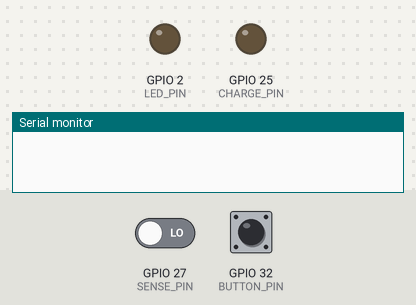
Bench run of a program on a simulated ESP32. Shown: output pins drawn as LEDs (lit = HIGH), the last lines printed to the serial monitor. The inputs (shaded band) are chosen by the test bench; at power-on: GPIO 32 (BUTTON_PIN) HIGH, GPIO 27 (SENSE_PIN) LOW.

Above: at 1.2 s.
1.3 s: GPIO 32 (BUTTON_PIN) pulled LOW for 0.15 s
At 2.1 s:
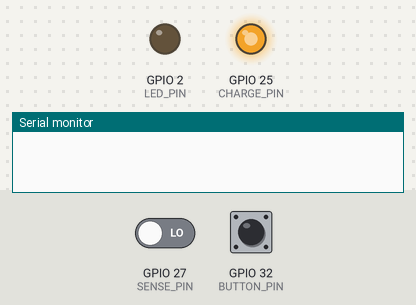
3.9 s: GPIO 32 (BUTTON_PIN) pulled LOW for 1 s
At 4.06 s:
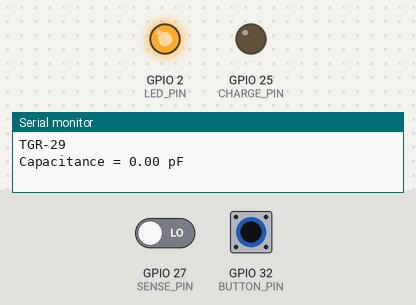
Timing chart, 0 to 6.9 s (numbered marks = the images above; inputs shaded):
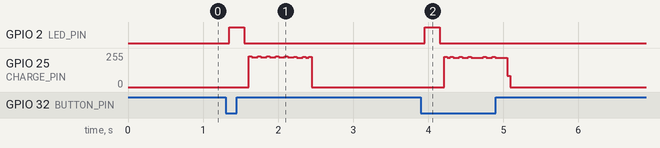

Measured:
- after the input at 3.9 s, GPIO 2 (LED_PIN): LOW → HIGH after 0.05 s, → LOW 0.20 s later

The program:

main.cpp
```cpp
/*
 * TESA Top Gun Rally 2026 - Track 1 : เครื่องวัดตัวเก็บประจุระดับ pF
 * วิธีที่ 1 : RC charging + LM393 comparator  (ส่งผลทาง Serial อย่างเดียว)
 * =====================================================================
 *
 * หลักการ
 *   กดปุ่ม -> LED ติด 200 ms -> ชาร์จ Cx ผ่าน R 1M -> จับเวลาจนแรงดัน Cx ถึง Vref
 *   -> LM393 เปลี่ยน OUT เป็น HIGH -> ได้เวลา t -> คำนวณ C -> พิมพ์ทาง Serial
 *
 *   V(t) = Vhigh * (1 - e^(-t/RC))   ->   C = t / ( R * ln( 1 / (1 - Vref/Vhigh) ) )
 *   ถ้า Vref = 63.2% ของ Vhigh  ->  ln(...) = 1  ->  C = t / R
 *   R = 1M : เวลา 1 us = 1 pF  (10 pF ชาร์จแค่ ~10 us -> ต้องจับเวลาแบบละเอียดมาก)
 *
 * การต่อวงจร (LM393 ใช้ comparator ตัว A : ขา 1,2,3)
 *
 *   GPIO25 ---[ R 1M ]---+---------------> LM393 ขา 3 (IN+ A)
 *                        |
 *                       [Cx]  ตัวเก็บประจุที่วัด (สายสั้นที่สุด)
 *                        |
 *                       GND
 *
 *   3.3V ---[ pot 10k ]--- GND
 *               |ขากลาง --------------> LM393 ขา 2 (IN- A)   หมุนให้ได้ ~2.086 V
 *
 *   LM393 ขา 1 (OUT A) ---+-----------> GPIO27
 *                         |
 *                      [ R 2k ]  pull-up (LM393 เป็น open-collector ต้องมี)
 *                         |
 *                       3.3V    <-- ต่อ 3.3V เท่านั้น ห้าม 5V (ESP32 ไม่ทน 5V)
 *
 *   LM393 ขา 8 (VCC) -> 5V / VIN ของบอร์ด  (ดูเหตุผลด้านล่าง)
 *   LM393 ขา 4 (GND) -> GND
 *   ขา 5,6 (comparator B ที่ไม่ใช้) -> ต่อ GND ทั้งคู่ กันสัญญาณรบกวน
 *
 *   ปุ่ม: GPIO32 --- [สวิตช์] --- GND   (ใช้ pull-up ภายใน ไม่ต้องมีตัวต้านทาน)
 *   LED : LED บนบอร์ด (GPIO2)
 *
 *   ทำไม LM393 ต้องใช้ไฟ 5V: ขา input ของ LM393 รับแรงดันได้ถึงแค่ VCC - 1.5 V
 *   ถ้าเลี้ยงด้วย 3.3V จะรับได้แค่ 1.8 V ซึ่งต่ำกว่า Vref 2.086 V -> วัดเพี้ยน
 *   เลี้ยง 5V จะรับได้ถึง 3.5 V และขา OUT ยัง pull-up ไป 3.3V ได้ปกติ
 *
 * ทำไมไม่ใช้ interrupt จับเวลา
 *   interrupt ของ ESP32 หน่วง ~2 us และแกว่งไม่แน่นอน = ผิดไป ~2 pF ต่อครั้ง
 *   เลยใช้ "วนอ่านขาตรงจาก register + นับรอบสัญญาณนาฬิกา CPU" (1 รอบ = 4.2 ns ที่ 240 MHz)
 *   ระหว่างจับเวลาปิด interrupt ไว้ชั่วคราว (ไม่เกิน 5 ms) ให้ค่าไม่แกว่ง
 */
#include <Arduino.h>
#include <algorithm>
#include "soc/soc.h"
#include "soc/gpio_reg.h"

// ============================== ตั้งค่าทีม ==============================
#define TEAM_ID  "TGR-29"   // <-- เปลี่ยนเป็นรหัสทีม
#define CAL_MODE 0          // 1 = พิมพ์ค่าดิบไว้คาลิเบรต / 0 = รูปแบบแข่งจริงเท่านั้น

// ============================== ขา ==============================
const int BUTTON_PIN = 32;  // สวิตช์เริ่มวัด
const int LED_PIN    = 2;   // LED บนบอร์ด
const int CHARGE_PIN = 25;  // จ่ายไฟชาร์จผ่าน R 1M
const int SENSE_PIN  = 27;  // รับ OUT ของ LM393 (ต้องเป็นขา 0-31 เพื่ออ่านจาก GPIO_IN_REG)

// ============================== ค่าวงจร (วัดจริงด้วยมัลติมิเตอร์แล้วแก้) ==============================
const float R_CHARGE_OHM = 1000000.0;  // วัดค่า R 1M จริง (อาจเป็น 0.98M - 1.02M)
const float V_HIGH       = 3.30;       // แรงดันที่ GPIO25 ตอน HIGH
const float V_REF        = 2.086;      // แรงดันที่ขา 2 ของ LM393 (หมุน pot)

// ============================== คาลิเบรต ==============================
// C_จริง = GAIN * (C_ดิบ - C_OPEN_PF)
// C_OPEN_PF = ค่าดิบตอนไม่เสียบตัวเก็บประจุ (ความจุแฝงของสาย/บอร์ด/LM393)
const float C_OPEN_PF = 6.546;
const float GAIN      = 1.00046;

// ============================== การวัด ==============================
const int      N_SAMPLES        = 101;   // วัดซ้ำกี่ครั้งต่อการกด 1 ครั้ง
const int      TRIM             = 25;    // ตัดค่าที่ต่ำสุด/สูงสุดทิ้งข้างละกี่ค่า แล้วเฉลี่ยที่เหลือ
const uint32_t TIMEOUT_US       = 5000;  // ชาร์จนานเกินนี้ = เกินช่วงวัด (~5000 pF)
const uint32_t MIN_DISCHARGE_US = 1000;  // เวลาคายประจุขั้นต่ำก่อนวัดรอบถัดไป

// ============================== ปุ่ม / LED ==============================
const unsigned long LED_ON_MS   = 200;   // กติกา 3.4
const unsigned long DEBOUNCE_MS = 50;
const unsigned long LOCKOUT_MS  = 500;

// ============================== ตัวแปรภายใน ==============================
static portMUX_TYPE timingMux = portMUX_INITIALIZER_UNLOCKED;
const uint32_t CHARGE_MASK = 1UL << CHARGE_PIN;
const uint32_t SENSE_MASK  = 1UL << SENSE_PIN;

float    lnFactor       = 1.0;   // ln(1 / (1 - Vref/Vhigh)) คำนวณใน setup()
uint32_t cyclesPerUs    = 240;
uint32_t timeoutCycles  = 0;
uint32_t dischargeUs    = MIN_DISCHARGE_US;

int stableState = HIGH, lastReading = HIGH;
unsigned long lastChangeMs = 0, lastMeasureMs = 0;

// ============================== ปุ่ม ==============================
// คืน true ครั้งเดียวตอนปุ่มถูกกดลง (กรองการเด้งแล้ว)
bool buttonPressed() {
  int reading = digitalRead(BUTTON_PIN);
  if (reading != lastReading) {
    lastChangeMs = millis();
    lastReading = reading;
  }
  if (millis() - lastChangeMs > DEBOUNCE_MS && reading != stableState) {
    stableState = reading;
    return stableState == LOW;
  }
  return false;
}

// ============================== LED ==============================
// กระพริบให้เสร็จก่อนวัด: LED ไม่ค้างเกิน 200 ms และไม่รบกวนการวัดระดับ pF
void ledPulse() {
  digitalWrite(LED_PIN, HIGH);
  delay(LED_ON_MS);
  digitalWrite(LED_PIN, LOW);
}

// ============================== วัด 1 ครั้ง ==============================
// คืนค่าจำนวนรอบนาฬิกา CPU ที่ใช้ชาร์จจนถึง Vref
// คืน 0 ถ้าผิดปกติ (คายประจุไม่หมด / ชาร์จนานเกิน timeout)
uint32_t measureOnceCycles() {
  // 1) คายประจุ: ให้ GPIO25 เป็น LOW แล้วรอ
  REG_WRITE(GPIO_OUT_W1TC_REG, CHARGE_MASK);
  delayMicroseconds(dischargeUs);
  if (REG_READ(GPIO_IN_REG) & SENSE_MASK) {
    return 0;                     // OUT ยัง HIGH = Cx ยังไม่หมดประจุ หรือต่อสายผิด
  }

  // 2) ชาร์จ + จับเวลา (ปิด interrupt ชั่วคราว ไม่ให้อะไรมาขัดจังหวะ)
  uint32_t start, elapsed = 0;
  bool tripped = false;

  portENTER_CRITICAL(&timingMux);
  start = ESP.getCycleCount();
  REG_WRITE(GPIO_OUT_W1TS_REG, CHARGE_MASK);            // GPIO25 = HIGH เริ่มชาร์จ
  while (true) {
    if (REG_READ(GPIO_IN_REG) & SENSE_MASK) {           // LM393 OUT = HIGH -> ถึง Vref แล้ว
      elapsed = ESP.getCycleCount() - start;
      tripped = true;
      break;
    }
    if (ESP.getCycleCount() - start > timeoutCycles) break;
  }
  portEXIT_CRITICAL(&timingMux);

  // 3) เริ่มคายประจุทันที
  REG_WRITE(GPIO_OUT_W1TC_REG, CHARGE_MASK);
  return tripped ? elapsed : 0;
}

// ============================== วัดหลายครั้ง แล้วคำนวณ pF ==============================
float measureCapacitancePF() {
  static uint32_t samples[N_SAMPLES];
  int good = 0;

  for (int i = 0; i < N_SAMPLES; i++) {
    uint32_t c = measureOnceCycles();
    if (c > 0) samples[good++] = c;
  }

  if (good < N_SAMPLES / 2) {                 // พลาดเกินครึ่ง = วัดไม่ได้
#if CAL_MODE
    Serial.printf("[CAL] ERROR: วัดสำเร็จแค่ %d/%d ครั้ง (เช็กสาย / Vref / ค่าเกินช่วง)\n", good, N_SAMPLES);
#endif
    dischargeUs = MIN_DISCHARGE_US;
    return 0.0;
  }

  // เรียงค่า ตัดหัวท้ายที่แกว่งทิ้ง แล้วเฉลี่ย (trimmed mean)
  std::sort(samples, samples + good);
  int trim = (good > 2 * TRIM + 1) ? TRIM : good / 4;
  double sum = 0;
  for (int i = trim; i < good - trim; i++) sum += samples[i];
  double meanCycles = sum / (good - 2 * trim);

  double tUs   = meanCycles / cyclesPerUs;                          // เวลาชาร์จ (us)
  double rawPF = (tUs * 1e-6) / (R_CHARGE_OHM * lnFactor) * 1e12;   // C = t / (R * ln)
  double pF    = GAIN * (rawPF - C_OPEN_PF);
  if (pF < 0) pF = 0;

  // ตัวใหญ่ชาร์จนาน ต้องคายประจุนานขึ้น (~8 เท่าของเวลาชาร์จ)
  dischargeUs = max<uint32_t>(MIN_DISCHARGE_US, (uint32_t)(tUs * 8));

#if CAL_MODE
  double spreadUs = (double)(samples[good - 1 - trim] - samples[trim]) / cyclesPerUs;
  Serial.printf("[CAL] ok=%d/%d  t=%.3f us  spread=%.3f us  raw=%.3f pF\n",
                good, N_SAMPLES, tUs, spreadUs, rawPF);
#endif
  return (float)pF;
}

// ============================== ส่งผลทาง Serial (กติกา 3.5) ==============================
void printResult(float pF) {
  Serial.println(TEAM_ID);
  Serial.printf("Capacitance = %.2f pF\n", pF);
  Serial.println();               // เว้น 1 บรรทัด
}

// ============================== setup / loop ==============================
void setup() {
  Serial.begin(9600);             // กติกา 3.2

  pinMode(BUTTON_PIN, INPUT_PULLUP);
  pinMode(LED_PIN, OUTPUT);
  digitalWrite(LED_PIN, LOW);
  pinMode(CHARGE_PIN, OUTPUT);
  digitalWrite(CHARGE_PIN, LOW);  // เริ่มต้นคายประจุไว้ก่อน
  pinMode(SENSE_PIN, INPUT);      // มี pull-up 2k ภายนอกแล้ว

  lnFactor      = log(1.0 / (1.0 - V_REF / V_HIGH));
  cyclesPerUs   = getCpuFrequencyMhz();
  timeoutCycles = TIMEOUT_US * cyclesPerUs;

#if CAL_MODE
  Serial.printf("[CAL] CPU=%lu MHz  lnFactor=%.4f  (Vref/Vhigh=%.3f)\n",
                (unsigned long)cyclesPerUs, lnFactor, V_REF / V_HIGH);
#endif
}

void loop() {
  if (buttonPressed() && millis() - lastMeasureMs > LOCKOUT_MS) {
    ledPulse();                           // กติกา 3.4
    float pF = measureCapacitancePF();    // ~0.1-0.3 s
    printResult(pF);                      // กติกา 3.5
    lastMeasureMs = millis();
  }
}
```
